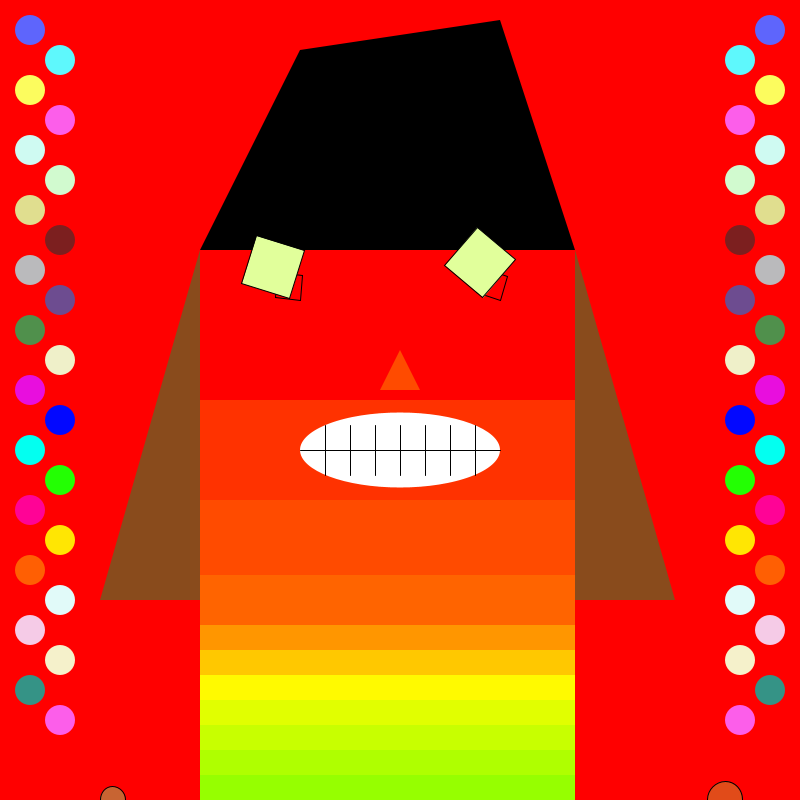
Frame 1 (no input)
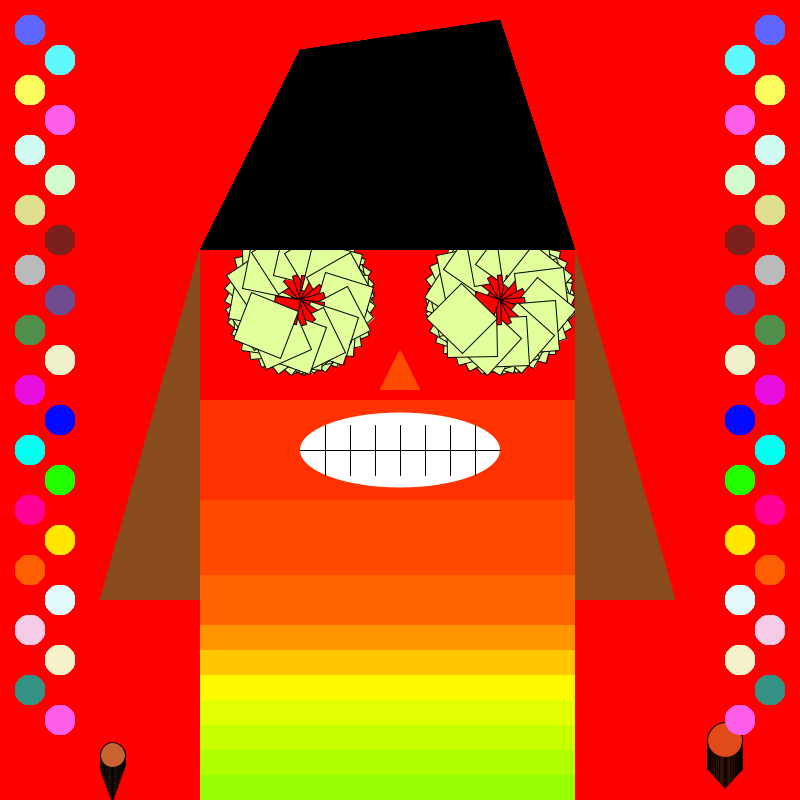
Frame 60 (the mouse pressed at the canvas centre just before this capture)
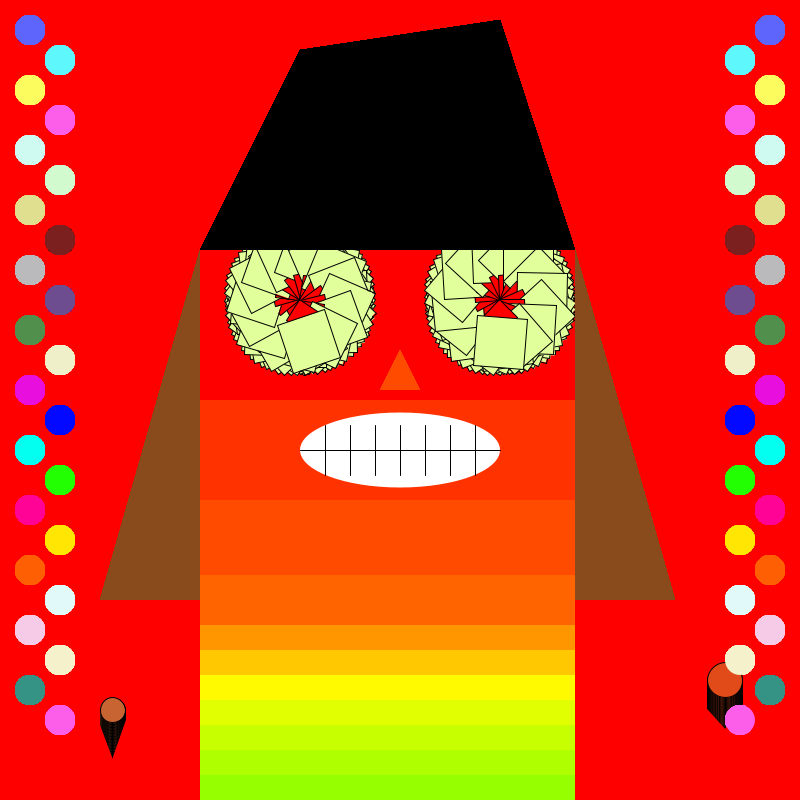
Frame 120 (the mouse held since frame 60 and released just before this capture)

The Processing sketch that drew these frames (run headless with seeded random() and noise(); from frame 60 on, the mouse is pressed at the canvas centre):

// Processing sketch: processing_85951
// ── processing_85951.pde

void setup(){
  size(800,800);
  background(255,0,0);
}
 
float i = 0;
float t = 0;
float f = 0;
 
void draw(){
    
  pushMatrix();
  t -= 0.75;
  translate(0,t);
  fill(200,100,50);
  ellipse(112.5,800,25,25);
  noStroke();
  fill(255,0,0);
  triangle(98,810,113,850,100,850);
  triangle(126,810,112,850,126,850);
  popMatrix();
  
  pushMatrix();
  f -= 1;
  stroke(1);
  translate(0,f);
  fill(225,75,25);
  ellipse(725,800,35,35);
  noStroke();
  fill(255,0,0);
  triangle(690,810,726,850,690,850);
  triangle(761,810,724,850,761,850);
  popMatrix();
   
  noStroke();
   
  fill(#5E65FC);
  ellipse(30,30,30,30);
  fill(#5EF8FC);
  ellipse(60,60,30,30);
  fill(#FCFC5E);
  ellipse(30,90,30,30);
  fill(#FC5EEA);
  ellipse(60,120,30,30);
  fill(#CFFAF2);
  ellipse(30,150,30,30);
  fill(#D1FACF);
  ellipse(60,180,30,30);
  fill(#E0DE8F);
  ellipse(30,210,30,30);
  fill(#7C1F1F);
  ellipse(60,240,30,30);
  fill(#BABABC);
  ellipse(30,270,30,30);
  fill(#6D4C90);
  ellipse(60,300,30,30);
  fill(#50904C);
  ellipse(30,330,30,30);
  fill(#EFF0C9);
  ellipse(60,360,30,30);
  fill(#E80EDE);
  ellipse(30,390,30,30);
  fill(#0308FF);
  ellipse(60,420,30,30);
  fill(#03FFF0);
  ellipse(30,450,30,30);
  fill(#23FF03);
  ellipse(60,480,30,30);
  fill(#FF0396);
  ellipse(30,510,30,30);
  fill(#FFE603);
  ellipse(60,540,30,30);
  fill(#FF5F03);
  ellipse(30,570,30,30);
  fill(#E1FAF9);
  ellipse(60,600,30,30);
  fill(#F5CBE7);
  ellipse(30,630,30,30);
  fill(#F5F1CB);
  ellipse(60,660,30,30);
  fill(#359386);
  ellipse(30,690,30,30);
  fill(#FC5EEA);
  ellipse(60,720,30,30);
  fill(#5E65FC);
  ellipse(770,30,30,30);
  fill(#5EF8FC);
  ellipse(740,60,30,30);
  fill(#FCFC5E);
  ellipse(770,90,30,30);
  fill(#FC5EEA);
  ellipse(740,120,30,30);
  fill(#CFFAF2);
  ellipse(770,150,30,30);
  fill(#D1FACF);
  ellipse(740,180,30,30);
  fill(#E0DE8F);
  ellipse(770,210,30,30);
  fill(#7C1F1F);
  ellipse(740,240,30,30);
  fill(#BABABC);
  ellipse(770,270,30,30);
  fill(#6D4C90);
  ellipse(740,300,30,30);
  fill(#50904C);
  ellipse(770,330,30,30);
  fill(#EFF0C9);
  ellipse(740,360,30,30);
  fill(#E80EDE);
  ellipse(770,390,30,30);
  fill(#0308FF);
  ellipse(740,420,30,30);
  fill(#03FFF0);
  ellipse(770,450,30,30);
  fill(#23FF03);
  ellipse(740,480,30,30);
  fill(#FF0396);
  ellipse(770,510,30,30);
  fill(#FFE603);
  ellipse(740,540,30,30);
  fill(#FF5F03);
  ellipse(770,570,30,30);
  fill(#E1FAF9);
  ellipse(740,600,30,30);
  fill(#F5CBE7);
  ellipse(770,630,30,30);
  fill(#F5F1CB);
  ellipse(740,660,30,30);
  fill(#359386);
  ellipse(770,690,30,30);
  fill(#FC5EEA);
  ellipse(740,720,30,30);
   
  fill(137,75,28);
  triangle(200,250,200,600,100,600);
  triangle(575,250,675,600,575,600);
  fill(0);
  quad(500,20,575,250,200,250,300,50);
   
  fill(255,50,0);
  rect(200,400,375,100);
  fill(255,75,0);
  rect(200,500,375,75);
  fill(255,100,0);
  rect(200,575,375,50);
  fill(255,150,0);
  rect(200,625,375,25);
  fill(255,200,0);
  rect(200,650,375,25);
  fill(255,250,0);
  rect(200,675,375,25);
  fill(225,255,0);
  rect(200,700,375,25);
  fill(200,255,0);
  rect(200,725,375,25);
  fill(175,255,0);
  rect(200,750,375,25);
  fill(150,255,0);
  rect(200,775,375,25);
  fill(255);
  ellipse(400,450,200,75);
  fill(255,75,0);
  triangle(400,350,420,390,380,390);
   
  stroke(0);
  line(300,450,500,450);
  line(325,425,325,475);
  line(350,425,350,475);
  line(375,425,375,475);
  line(400,425,400,475);
  line(425,425,425,475);
  line(450,425,450,475);
  line(475,425,475,475);
   
  pushMatrix();
  i += 0.1;
  translate(300,300);
  smooth();
  fill(255,0,0);
  rotate(i);
  rect(-25,-25,25,25);
   
  translate(-30,-30);
  i += 0.1;
  smooth();
  fill(225,255,155);
  rotate(i);
  rect(-25,-25,50,50);
  popMatrix();
   
  pushMatrix();
  translate(0, 0);
  rotate(0);
  i += 0.1;
  translate(500,300);
  smooth();
  fill(255,0,0);
  rotate(i);
  rect(-25,-25,25,25);
   
  translate(-30,-30);
  i += 0.1;
  smooth();
  fill(225,255,155);
  rotate(i);
  rect(-25,-25,50,50);
  popMatrix();
 
}
